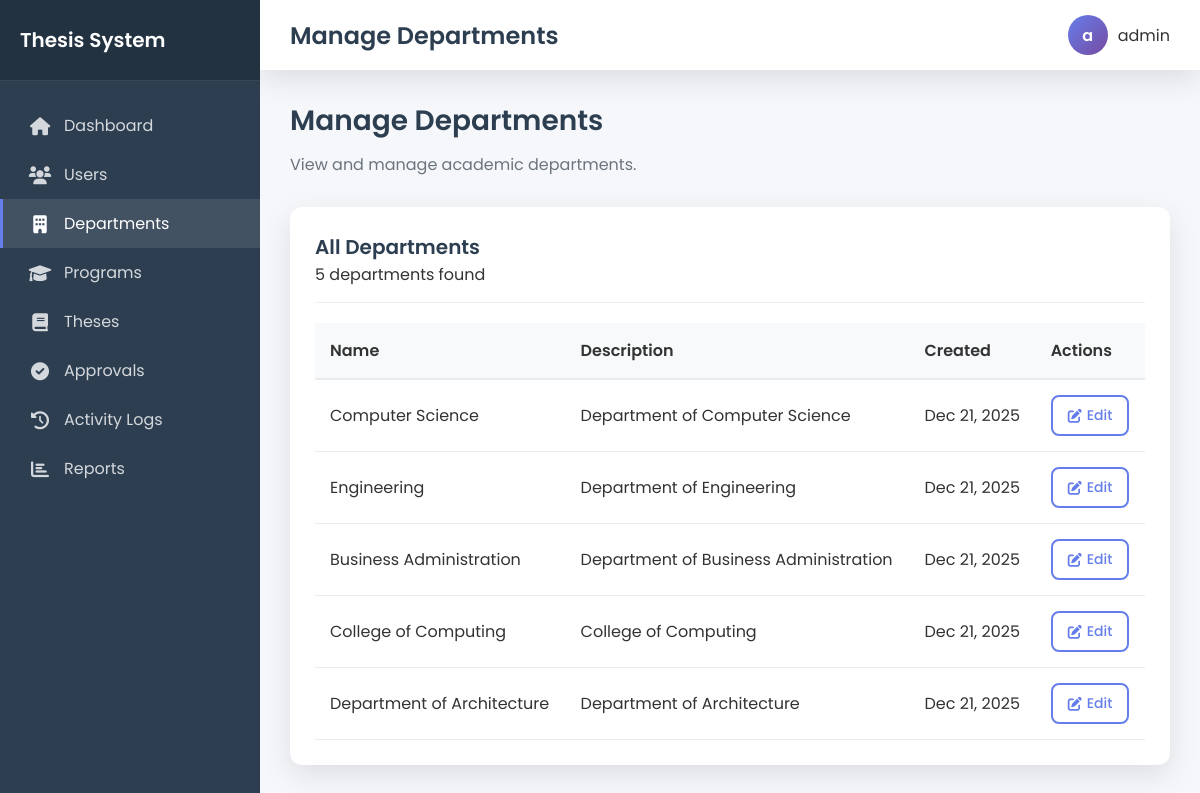
The app's page /admin/departments.php (signed in) with its own data.
### tables this page shows
CREATE TABLE `departments` (
  `id` int(11) NOT NULL,
  `name` varchar(100) NOT NULL,
  `description` text DEFAULT NULL,
  `created_at` timestamp NOT NULL DEFAULT current_timestamp(),
  `updated_at` timestamp NOT NULL DEFAULT current_timestamp() ON UPDATE current_timestamp()
);

### models/Model.php (called while the page is built, shortened)
<?php
class Model {
    protected $pdo;
    public function __construct($database) {
        $this->pdo = $database;
    }
    public function findAll($table) {
        $stmt = $this->pdo->prepare("SELECT * FROM {$table}");
        $stmt->execute();
        return $stmt->fetchAll(PDO::FETCH_ASSOC);
    }
}
?>

### models/Department.php (called while the page is built, shortened)
<?php
require_once 'Model.php';
class Department extends Model {
    public function getAllDepartments() {
        return $this->findAll('departments');
    }
}
?>

### admin/departments.php (the view, shortened to what this page needs)
<?php
require_once '../config/db.php';
require_once '../models/Department.php';
$departmentModel = new Department($pdo);
$departments = $departmentModel->getAllDepartments();
?>
<div class="page-header">
    <h2>Manage Departments</h2>
    <p>View and manage academic departments.</p>
</div>
<div class="card fade-in">
    <div class="card-header">
        <h3>All Departments</h3>
        <p><?php echo count($departments); ?> departments found</p>
    </div>
    <?php if (count($departments) > 0): ?>
        <div class="table-responsive">
            <table class="table" style="width: 100%; border-collapse: collapse;">
                <thead>
                    <tr style="background: #f8f9fa; border-bottom: 2px solid #e9ecef;">
                        <th style="padding: 15px; text-align: left; font-weight: 600;">Name</th>
                        <th style="padding: 15px; text-align: left; font-weight: 600;">Description</th>
                        <th style="padding: 15px; text-align: left; font-weight: 600;">Created</th>
                        <th style="padding: 15px; text-align: left; font-weight: 600;">Actions</th>
                    </tr>
                </thead>
                <tbody>
                    <?php foreach ($departments as $dept): ?>
                        <tr style="border-bottom: 1px solid #e9ecef;">
                            <td style="padding: 15px;"><?php echo htmlspecialchars($dept['name']); ?></td>
                            <td style="padding: 15px;"><?php echo htmlspecialchars($dept['description']); ?></td>
                            <td style="padding: 15px;"><?php echo date('M j, Y', strtotime($dept['created_at'])); ?></td>
                            <td style="padding: 15px;">
                                <a href="edit-department.php?id=<?php echo $dept['id']; ?>" class="btn btn-outline" style="padding: 8px 15px; border: 2px solid #667eea; border-radius: 8px; color: #667eea; text-decoration: none; font-size: 14px; display: inline-flex; align-items: center; gap: 5px;">
                                    <i class="fas fa-edit"></i> Edit
                                </a>
                            </td>
                        </tr>
                    <?php endforeach; ?>
                </tbody>
            </table>
        </div>
    <?php endif; ?>
</div>
<?php
include '../views/shared/layout.php';
?>

### views/shared/layout.php (style rules this page uses)
:root { --primary-gradient: linear-gradient(135deg, #667eea 0%, #764ba2 100%); --secondary-gradient: linear-gradient(135deg, #f093fb 0%, #f5576c 100%); --success-gradient: linear-gradient(135deg, #43e97b 0%, #38f9d7 100%); --warning-gradient: linear-gradient(135deg, #ff9a9e 0%, #fecfef 100%); --dark: #2c3e50; --light: #f8f9fa; --gray: #6c757d; --border-radius: 12px; --box-shadow: 0 10px 30px rgba(0, 0, 0, 0.1); }
* { margin: 0; padding: 0; box-sizing: border-box; }
body { font-family: 'Poppins', sans-serif; background: #f5f7fa; color: #333; min-height: 100vh; }
.page-header { margin-bottom: 30px; }
.page-header h2 { font-size: 28px; font-weight: 600; color: var(--dark); margin: 0 0 10px 0; }
.page-header p { color: var(--gray); font-size: 16px; margin: 0; }
.card { background: white; border-radius: var(--border-radius); box-shadow: var(--box-shadow); padding: 25px; margin-bottom: 25px; transition: transform 0.3s ease; }
.card-header { border-bottom: 1px solid #eee; padding-bottom: 15px; margin-bottom: 20px; }
.card-header h3 { font-size: 20px; font-weight: 600; margin: 0; color: var(--dark); }
.btn { padding: 12px 20px; border: none; border-radius: var(--border-radius); font-family: 'Poppins', sans-serif; font-weight: 500; cursor: pointer; transition: all 0.3s ease; text-decoration: none; display: inline-flex; align-items: center; justify-content: center; gap: 8px; }
.btn i { font-size: 14px; }
.btn-outline { background: transparent; border: 2px solid #667eea; color: #667eea; }
.fade-in { animation: fadeIn 0.6s ease-out; }

### records on screen
departments: name "Computer Science", description "Department of Computer Science", created_at "Dec 21, 2025"
departments: name "Engineering", description "Department of Engineering", created_at "Dec 21, 2025"
departments: name "Business Administration", description "Department of Business Administration", created_at "Dec 21, 2025"
departments: name "College of Computing", description "College of Computing", created_at "Dec 21, 2025"
departments: name "Department of Architecture", description "Department of Architecture", created_at "Dec 21, 2025"

### other values on screen
$item['title'] "Dashboard"
$item['title'] "Users"
$item['title'] "Departments"
$item['title'] "Programs"
$item['title'] "Theses"
$item['title'] "Approvals"
$item['title'] "Activity Logs"
$item['title'] "Reports"
$title "Manage Departments"
substr($_SESSION['username'], 0, 1) "a"
$_SESSION['username'] "admin"
count($departments) "5"
